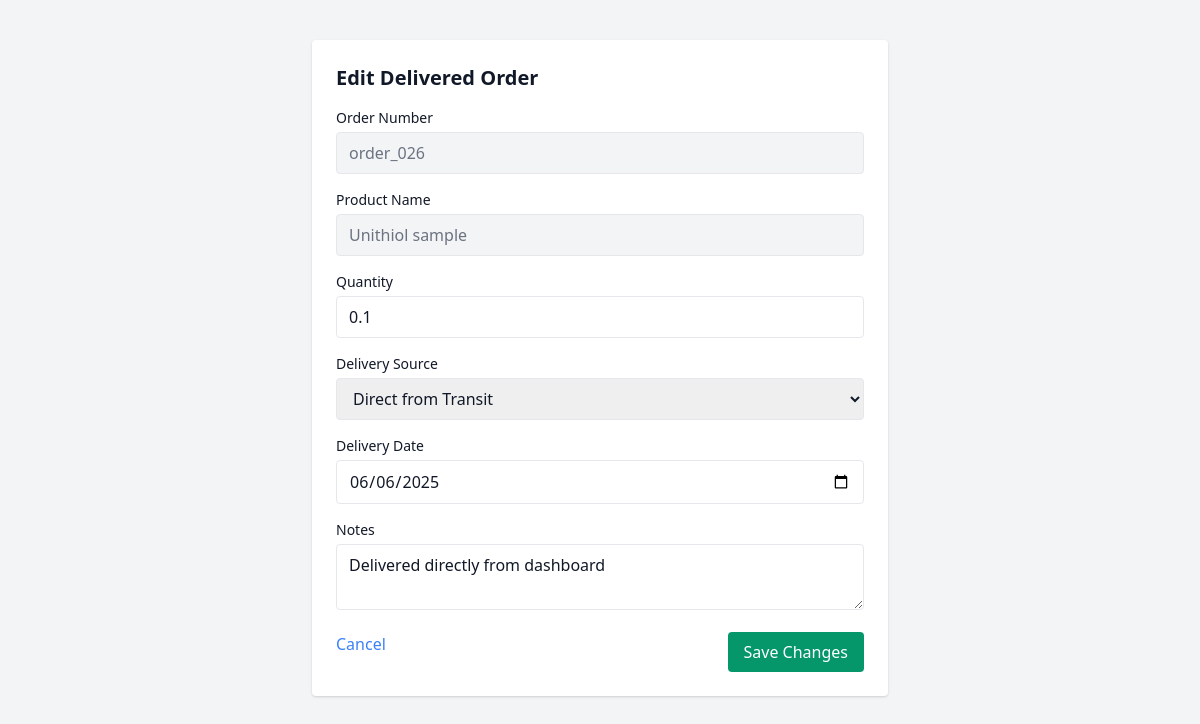
Page /delivered/edit/50 (signed in) on the committed database.
### app/models.py (models this page shows)
class DeliveredGoods(db.Model):
    id = db.Column(db.Integer, primary_key=True)
    user_id = db.Column(db.Integer, db.ForeignKey('user.id'), nullable=False)
    order_number = db.Column(db.String(50), nullable=False)
    product_name = db.Column(db.String(100), nullable=False)
    quantity = db.Column(db.String(50), nullable=False)
    delivery_source = db.Column(db.String(50), nullable=False)
    delivery_date = db.Column(db.String(10), nullable=False)
    transport = db.Column(db.String(20))
    notes = db.Column(db.String(120))
    pod_filename = db.Column(db.String(120))
    warehouse_address = db.Column(db.String(255))
    client = db.Column(db.String(255))
    pos_no = db.Column(db.String(50))
    customer_ref = db.Column(db.String(50))

### app/routes/delivered_routes.py (the view, shortened to what this page needs)
@delivered_bp.route('/delivered/edit/<int:item_id>', methods=['GET', 'POST'])
@login_required
def edit_delivered(item_id):
    item = DeliveredGoods.query.get_or_404(item_id)
    if not can_edit(current_user.role):
        flash("Access denied.", "danger")
        return redirect(url_for('delivered.delivered'))
    return render_template('edit_delivered.html', item=item)

### app/roles.py (called while the page is built)
def can_edit(role):
    return ROLE_PERMISSIONS.get(role, {}).get('can_edit', False)

### app/routes/__init__.py (called while the page is built)
def inject_globals():
    return dict(current_user=current_user, current_path=request.path)

### app/templates/edit_delivered.html (shortened to what this page needs)
<!DOCTYPE html>
<html lang="en">
<head>
    <link href="https://cdn.jsdelivr.net/npm/tailwindcss@2.2.19/dist/tailwind.min.css" rel="stylesheet">
</head>
<body class="bg-gray-100 dark:bg-gray-900 text-gray-900 dark:text-gray-100">
    <div class="max-w-xl mx-auto mt-10 bg-white dark:bg-gray-800 p-6 rounded shadow">
        <h2 class="text-xl font-bold mb-4">Edit Delivered Order</h2>
        <form method="POST">
            <div class="mb-4">
                <label class="block text-sm mb-1">Order Number</label>
                <input type="text" name="order_number" value="{{ item.order_number }}" readonly
                    class="w-full px-3 py-2 border rounded bg-gray-100 dark:bg-gray-700 text-gray-500" />
            </div>
            <div class="mb-4">
                <label class="block text-sm mb-1">Product Name</label>
                <input type="text" name="product_name" value="{{ item.product_name }}" readonly
                    class="w-full px-3 py-2 border rounded bg-gray-100 dark:bg-gray-700 text-gray-500" />
            </div>
            <div class="mb-4">
                <label class="block text-sm mb-1">Quantity</label>
                <input type="number" name="quantity" value="{{ item.quantity }}" class="w-full px-3 py-2 border rounded"
                    required />
            </div>
            <div class="mb-4">
                <label class="block text-sm mb-1">Delivery Source</label>
                <select name="delivery_source" class="w-full px-3 py-2 border rounded" required>
                    <option value="Direct from Transit" {% if item.delivery_source=='Direct from Transit' %}selected{%
                        endif %}>Direct from Transit</option>
                </select>
            </div>
            <div class="mb-4">
                <label class="block text-sm mb-1">Delivery Date</label>
                <input type="date" name="delivery_date" value="{{ item.delivery_date }}"
                    class="w-full px-3 py-2 border rounded" required />
            </div>
            <div class="mb-4">
                <label class="block text-sm mb-1">Notes</label>
                <textarea name="notes"
                    class="w-full px-3 py-2 border rounded dark:bg-gray-700">{{ item.notes }}</textarea>
            </div>
            <div class="flex justify-between">
                <a href="{{ url_for('delivered.delivered') }}" class="text-blue-500 hover:underline">Cancel</a>
                <button type="submit" class="bg-green-600 text-white px-4 py-2 rounded hover:bg-green-700">Save
                    Changes</button>
            </div>
        </form>
    </div>
</body>
</html>

### rows in the picture
DeliveredGoods: order_number "order_026", product_name "Unithiol sample", quantity "0.1", delivery_source "Direct from Transit", delivery_date "06/06/2025", notes "Delivered directly from dashboard"
